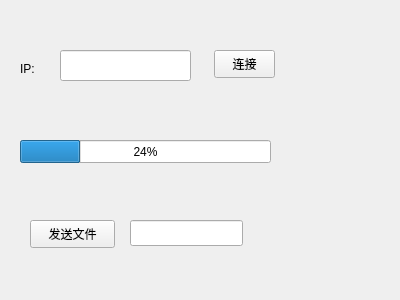
<?xml version="1.0" encoding="UTF-8"?>
<ui version="4.0">
 <class>Form</class>
 <widget class="QWidget" name="Form">
  <property name="geometry">
   <rect>
    <x>0</x>
    <y>0</y>
    <width>400</width>
    <height>300</height>
   </rect>
  </property>
  <property name="windowTitle">
   <string>Form</string>
  </property>
  <widget class="QPushButton" name="btn_send">
   <property name="geometry">
    <rect>
     <x>30</x>
     <y>220</y>
     <width>85</width>
     <height>28</height>
    </rect>
   </property>
   <property name="text">
    <string>发送文件</string>
   </property>
  </widget>
  <widget class="QLineEdit" name="ledt_ip">
   <property name="geometry">
    <rect>
     <x>60</x>
     <y>50</y>
     <width>131</width>
     <height>31</height>
    </rect>
   </property>
  </widget>
  <widget class="QLabel" name="label">
   <property name="geometry">
    <rect>
     <x>20</x>
     <y>60</y>
     <width>57</width>
     <height>18</height>
    </rect>
   </property>
   <property name="text">
    <string>IP:</string>
   </property>
  </widget>
  <widget class="QProgressBar" name="progressBar">
   <property name="geometry">
    <rect>
     <x>20</x>
     <y>140</y>
     <width>251</width>
     <height>23</height>
    </rect>
   </property>
   <property name="value">
    <number>24</number>
   </property>
  </widget>
  <widget class="QPushButton" name="btn_connect">
   <property name="geometry">
    <rect>
     <x>214</x>
     <y>50</y>
     <width>61</width>
     <height>28</height>
    </rect>
   </property>
   <property name="text">
    <string>连接</string>
   </property>
  </widget>
  <widget class="QLineEdit" name="ledt_file">
   <property name="geometry">
    <rect>
     <x>130</x>
     <y>220</y>
     <width>113</width>
     <height>26</height>
    </rect>
   </property>
  </widget>
 </widget>
 <resources/>
 <connections/>
</ui>
